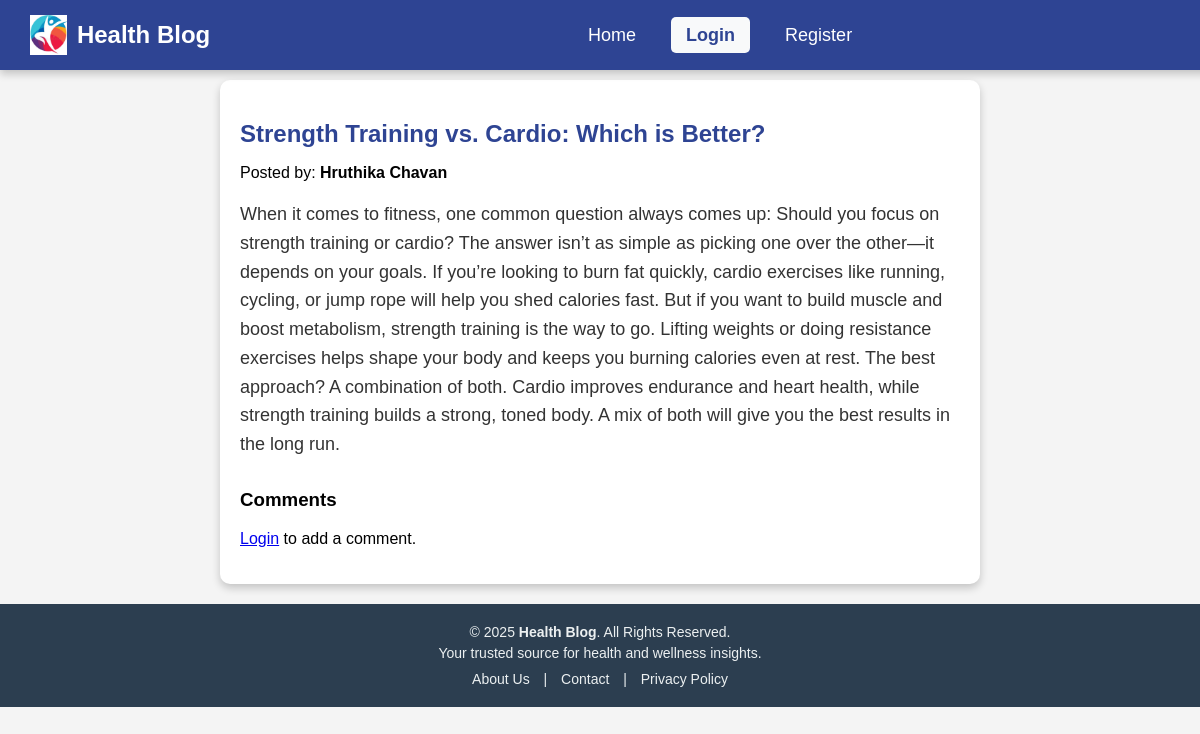
The app's page /post.php?id=4 with its own data.
### tables this page shows
CREATE TABLE `posts` (
  `post_id` int(11) NOT NULL,
  `username` varchar(150) NOT NULL,
  `title` varchar(255) NOT NULL,
  `content` text NOT NULL,
  `created_at` timestamp NOT NULL DEFAULT current_timestamp(),
  `category` varchar(255) NOT NULL
);

### post.php (the view, shortened to what this page needs)
<?php
include 'db.php';
$post_id = intval($_GET['id']);
$post_query = $conn->query("SELECT * FROM posts WHERE post_id = $post_id");
$result=$conn->query("SELECT username FROM posts WHERE post_id=$post_id");
$row=$result->fetch_assoc();
$user=$row['username'];
$post = $post_query->fetch_assoc();
?>
<!DOCTYPE html>
<html>
<head>
</head>
<body>
    <?php include 'header.php'; ?>
    <div class="container">
        <h2><?php echo $post['title']; ?></h2>
        <p class="author">Posted by: <strong><?php echo $user; ?></strong></p>
        <p class="content"><?php echo $post['content']; ?></p>
        <div class="comments-section">
            <h3>Comments</h3>
            <?php if (isset($_SESSION['username'])): ?>
                <form method="POST">
                    <textarea name="comment" required placeholder="Write your comment..."></textarea>
                    <button type="submit" class="btn">Add Comment</button>
                </form>
            <?php else: ?>
                <p><a href="login.php">Login</a> to add a comment.</p>
            <?php endif; ?>
        </div>
    </div>
    <?php include 'footer.php'; ?>
</body>
</html>

### post.php (style rules this page uses)
body { font-family: Arial, sans-serif; margin: 0; padding-top: 80px; background-color: #f4f4f4; text-align: center; }
.container { width: 60%; margin: auto; background: white; padding: 20px; box-shadow: 0px 4px 8px rgba(0, 0, 0, 0.2); border-radius: 10px; margin-bottom: 20px; text-align: left; }
h2 { color: #2e4493; margin-bottom: 10px; }
.content { font-size: 18px; color: #333; line-height: 1.6; }
.comments-section { margin-top: 30px; }

### records on screen
posts: title "Strength Training vs. Cardio: Which is Better?", username "Hruthika Chavan", content "When it comes to fitness, one common question always comes up: Should you focus on strength training or cardio? The answer isn’t as simple as picking one over the other—it depends on your goals. If you’re looking to burn fat quickly, cardio exercises like running, cycling, or jump rope will help you shed calories fast. But if you want to build muscle and boost metabolism, strength training is the way to go. Lifting weights or doing resistance exercises helps shape your body and keeps you burning calories even at rest. The best approach? A combination of both. Cardio improves endurance and heart health, while strength training builds a strong, toned body. A mix of both will give you the best…"
